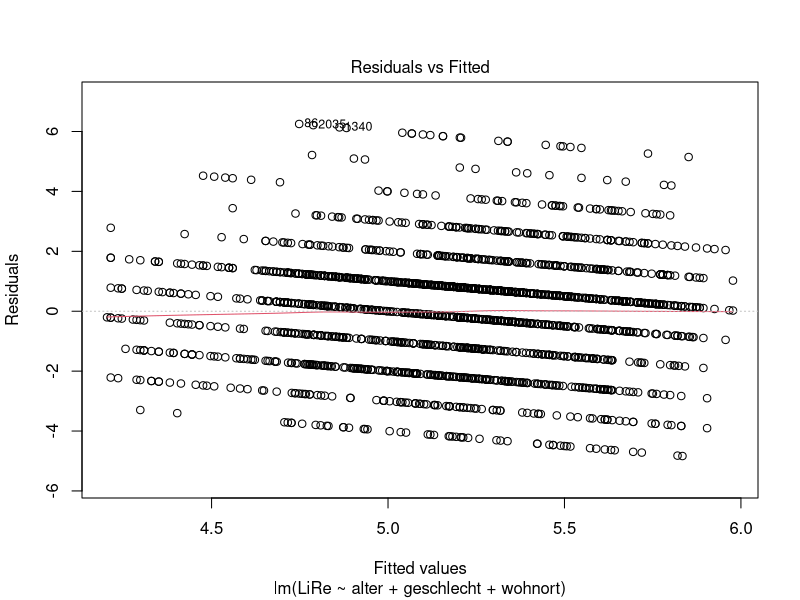
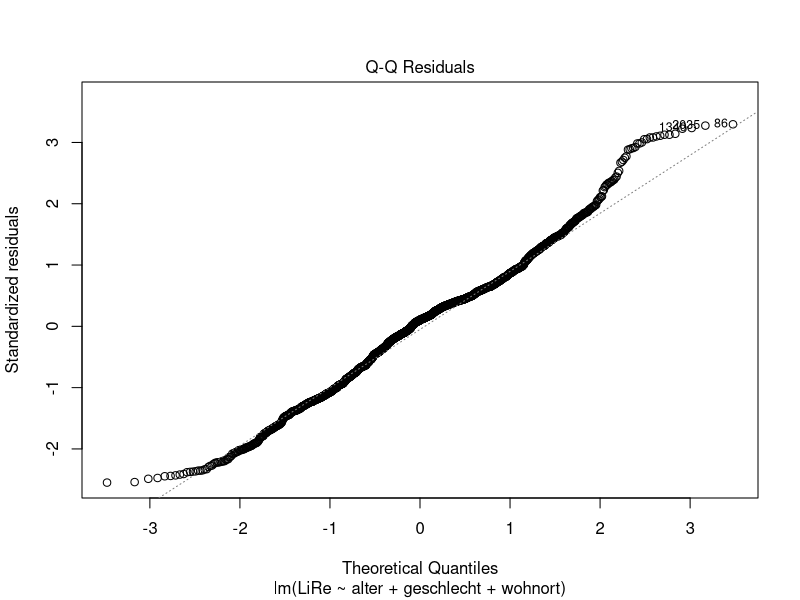
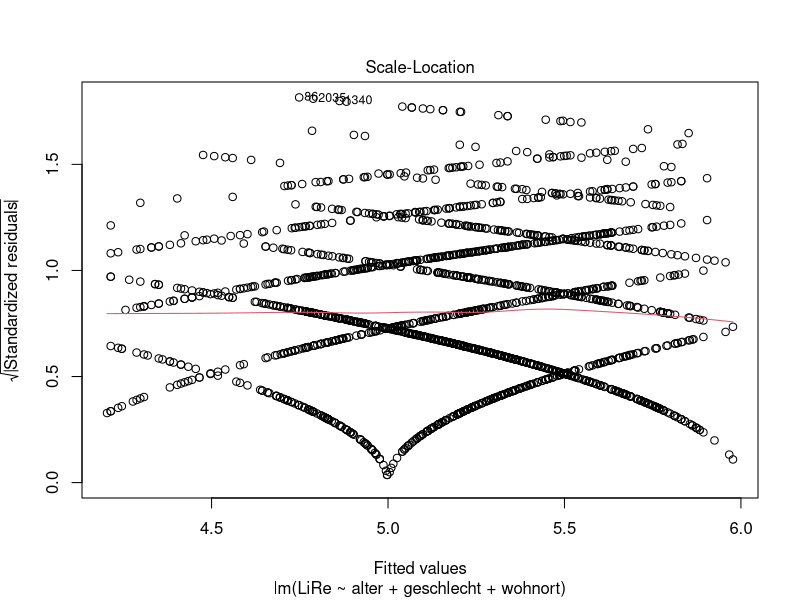
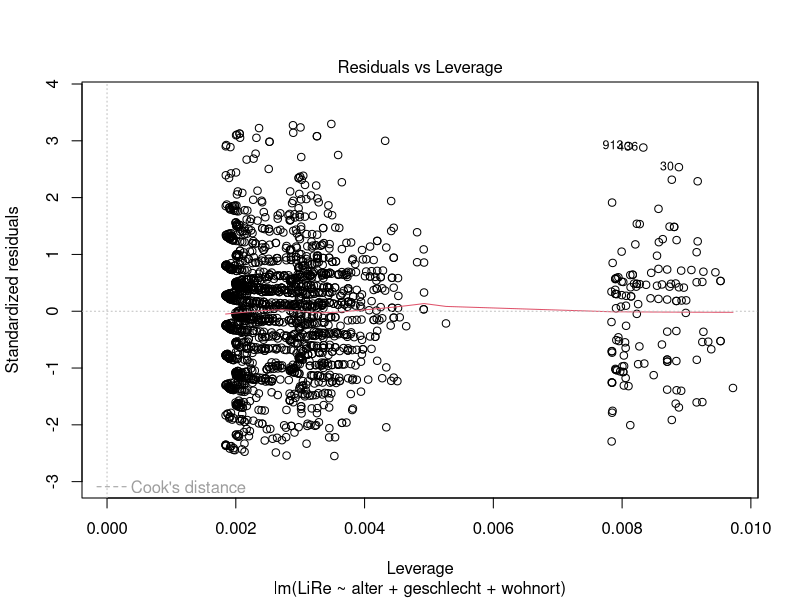
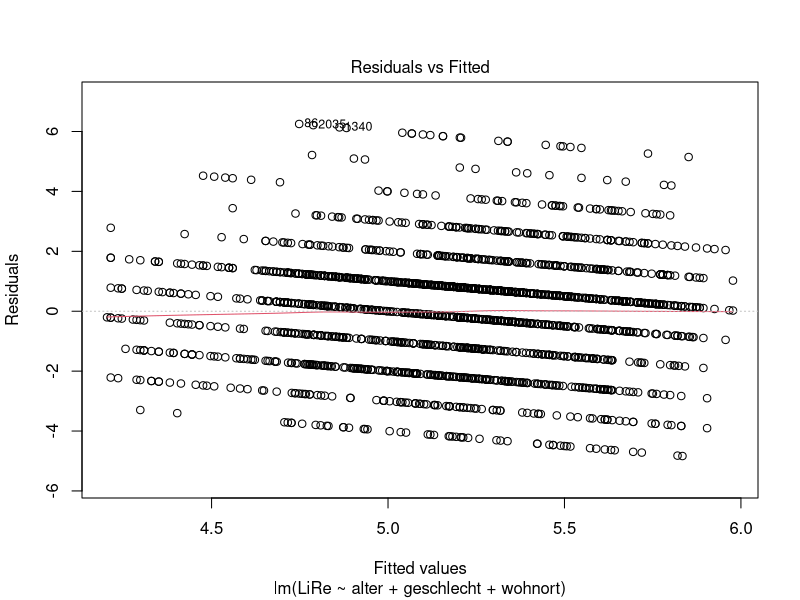
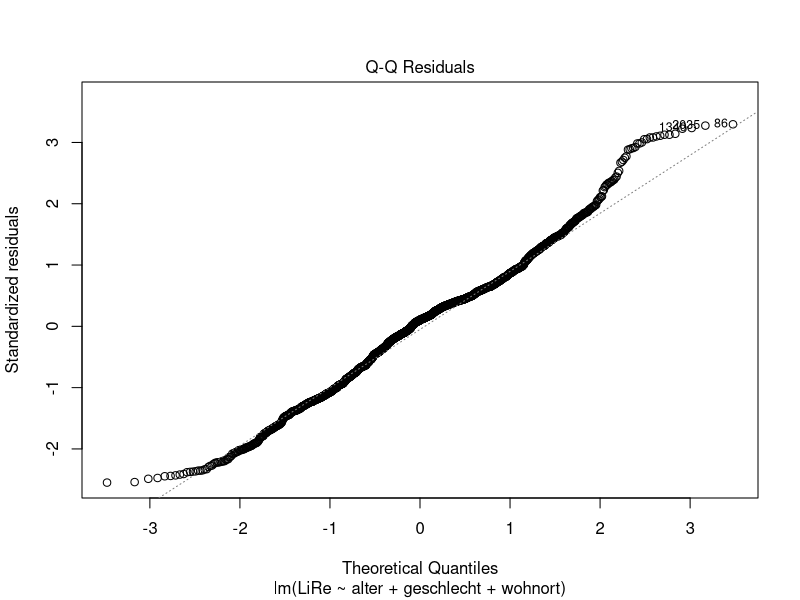
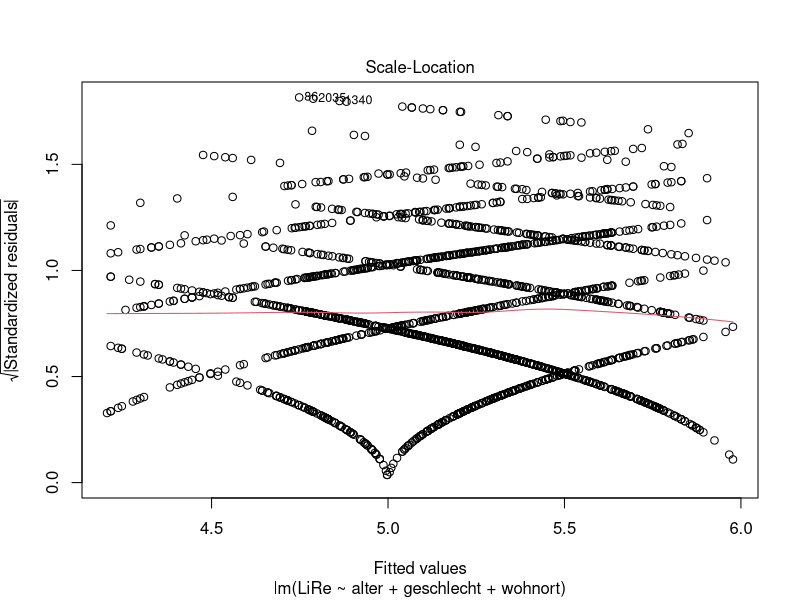
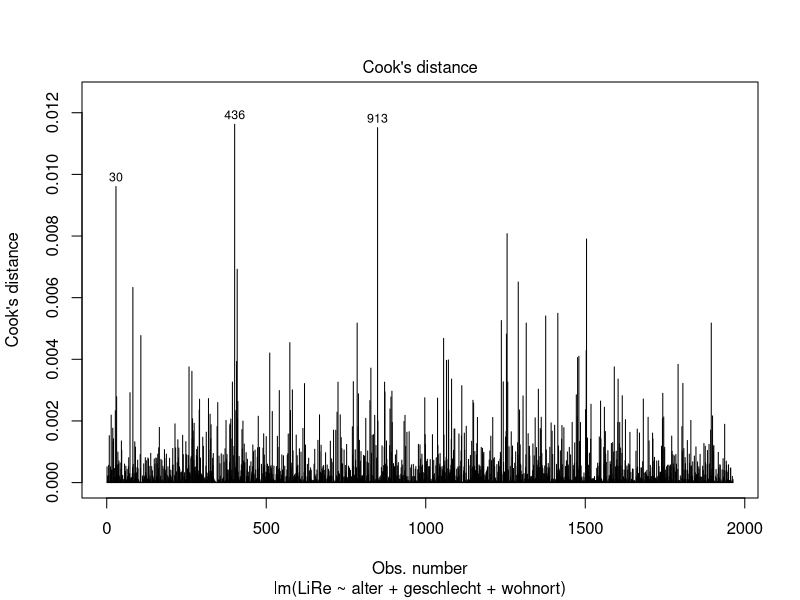

Reproduce these figures in R, in order.
## ---- chunk 1
knitr::opts_chunk$set(echo = TRUE)
## ---- chunk 2
library(foreign)
setwd("/Users/Christoph/Seafile/Lehrstuhl/Lehrstuhl Hannover Forschung/Forschung/01 Hönnige/025 MWK_StatistikR/Daten/")
getwd()
gles <- read.spss("ZA6801_de_v4-0-1.sav", to.data.frame = TRUE)
lijphart <- read.csv2("Lijphart_Data_recode.csv")
## ---- chunk 3
# GLES
# Alter
q2c_num <- as.numeric(as.character(gles$q2c))
gles$alter <- 2017 - q2c_num

# Geschlecht
names(gles)[names(gles) == "q1"] <- "geschlecht"

# Einkommen kategorial
gles$einkommen_cat[gles$q192 == "unter 500 Euro" |
                     gles$q192 == "500 bis unter 750 Euro" |
                     gles$q192 == "750 bis unter 1000 Euro"] <- "weniger als 1000"
gles$einkommen_cat[gles$q192 == "1000 bis unter 1250 Euro" |
                     gles$q192 == "1250 bis unter 1500 Euro" |
                     gles$q192 == "1500 bis unter 2000 Euro"] <- "1000 bis 1999"
gles$einkommen_cat[gles$q192 == "2000 bis unter 2500 Euro" |
                     gles$q192 == "2500 bis unter 3000 Euro"] <- "2000 bis 2999"
gles$einkommen_cat[gles$q192 == "3000 bis unter 4000 Euro"] <- "3000 bis 3999"
gles$einkommen_cat[gles$q192 == "4000 bis unter 5000 Euro"] <- "4000 bis 4999"
gles$einkommen_cat[gles$q192 == "5000 bis unter 7500 Euro"] <- "5000 bis 7499"
gles$einkommen_cat[gles$q192 == "7500 bis unter 10000 Euro" |
                     gles$q192 == "10000 Euro und mehr"] <- "7500 und mehr"

gles$einkommen_cat <- factor(gles$einkommen_cat,
                                levels = c("weniger als 1000",
                                           "1000 bis 1999",
                                           "2000 bis 2999",
                                           "3000 bis 3999",
                                           "4000 bis 4999",
                                           "5000 bis 7499",
                                           "7500 und mehr"))

# Einkommen numerisch
gles$einkommen_num[gles$einkommen_cat == "weniger als 1000"] <- 1
gles$einkommen_num[gles$einkommen_cat == "1000 bis 1999"] <- 2
gles$einkommen_num[gles$einkommen_cat == "2000 bis 2999"] <- 3
gles$einkommen_num[gles$einkommen_cat == "3000 bis 3999"] <- 4
gles$einkommen_num[gles$einkommen_cat == "4000 bis 4999"] <- 5
gles$einkommen_num[gles$einkommen_cat == "5000 bis 7499"] <- 6
gles$einkommen_num[gles$einkommen_cat == "7500 und mehr"] <- 7

# Wohnort
gles$wohnort[gles$q197 == "Grossstadt"] <- "Großstadt"
gles$wohnort[gles$q197 == "kleine oder mittelgrosse Stadt"] <- "Kleinstadt"
gles$wohnort[gles$q197 == "laendliche Gegend oder Dorf"] <- "Land"
gles$wohnort[gles$q197 == "Vorstadt/ Vorort einer Grossstadt"] <- "Vorstadt"

# Links-Rechts-Selbsteinstufung
gles$LiRe <- as.character(gles$q32)
gles$LiRe[gles$LiRe == "1 links"] <- "1"
gles$LiRe[gles$LiRe == "11 rechts"] <- "11"
gles$LiRe <- as.numeric(gles$LiRe)

# Links-Rechts-Selbsteinstufung aggregiert
gles$LiRe_cat[gles$LiRe >= 1 &
                gles$LiRe <= 2] <- "links"
gles$LiRe_cat[gles$LiRe >= 3 &
                gles$LiRe <= 4] <- "moderat links"
gles$LiRe_cat[gles$LiRe >= 5 &
                gles$LiRe <= 7] <- "mittig"
gles$LiRe_cat[gles$LiRe >= 8 &
                gles$LiRe <= 9] <- "moderat rechts"
gles$LiRe_cat[gles$LiRe >= 10 &
                gles$LiRe <= 11] <- "rechts"

gles$LiRe_cat <- factor(gles$LiRe_cat,
                                levels = c("links",
                                           "moderat links",
                                           "mittig",
                                           "moderat rechts",
                                           "rechts"))

# AfD-Wahl
gles$AfD.Wahl[gles$q19ba == "AfD"] <- 1
gles$AfD.Wahl[gles$q19ba != "AfD"] <- 0

# Lijphart
# ENPP
lijphart$enpp4510 <- as.numeric(lijphart$enpp4510)

# Gallagher-Index
lijphart$disprop4510 <- as.numeric(lijphart$disprop4510)

# Bikameralismus-Index
lijphart$bicam4510 <- as.numeric(lijphart$bicam4510)

# Minimal-Gewinn-Koalition mit einer Partei
lijphart$minwin_one_part4510 <- as.numeric(lijphart$minwin_one_part4510)

# Exekutivdominanz (Kabinettsdauer)
lijphart$exe_dom4510 <- as.numeric(lijphart$exe_dom4510)
## ---- chunk 4
lm(LiRe ~ alter + geschlecht + wohnort, data = gles)
## ---- chunk 5
modell <- lm(LiRe ~ alter + geschlecht + wohnort, data = gles)
summary(modell)
## ---- chunk 6
plot(modell)
## ---- chunk 7
plot(modell, 1)
## ---- chunk 8
plot(modell, 2)
## ---- chunk 9
plot(modell, 3)
## ---- chunk 10
plot(modell, 4)
plot(modell, 5)
## ---- chunk 11
gles[c(30, 436, 913), c("LiRe", "alter", "geschlecht", "wohnort")]
## ---- chunk 12
library(car)
vif(modell)
## ---- chunk 13
library(ggeffects)
ggpredict(modell)
## ---- chunk 14
plot(ggpredict(modell, terms = "alter"))
plot(ggpredict(modell, terms = "geschlecht"))
plot(ggpredict(modell, terms = "wohnort"))
